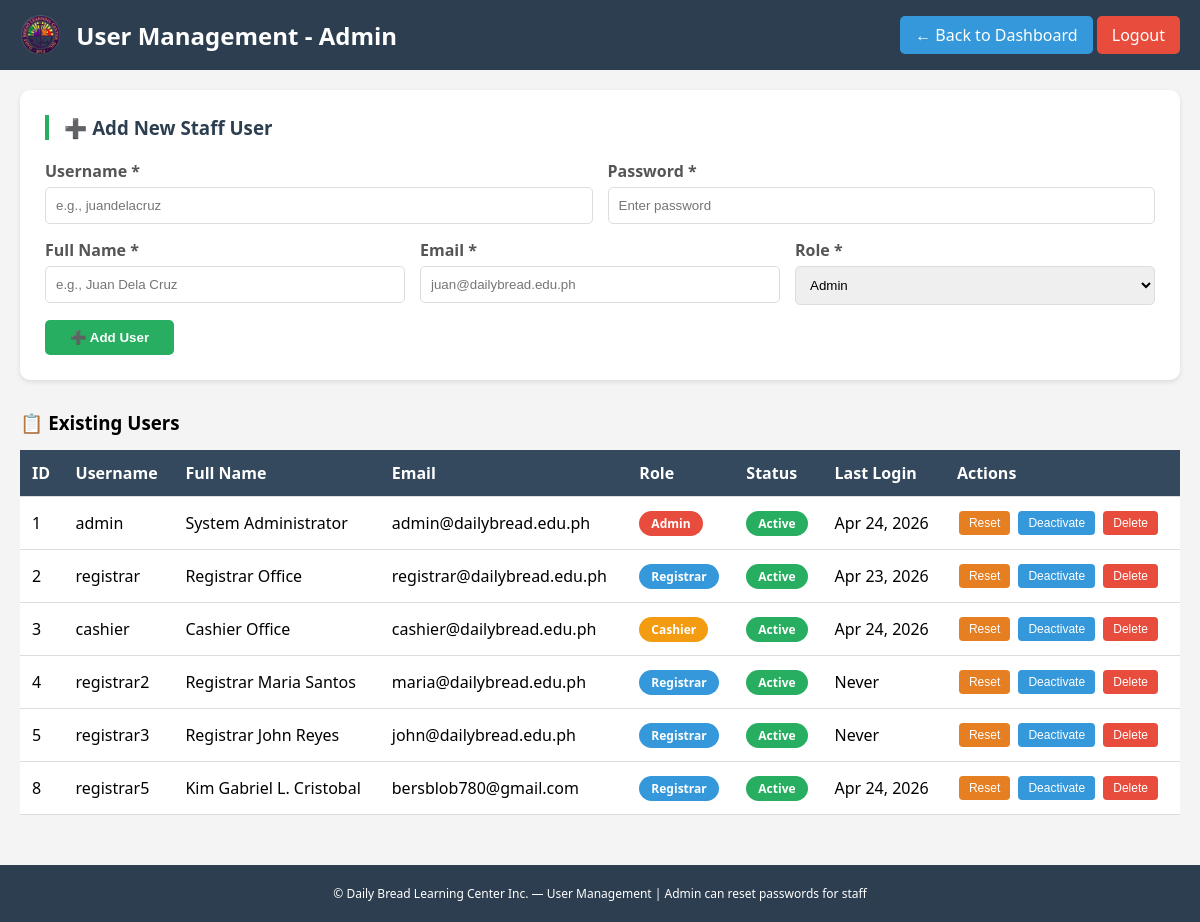
/manage_users.php (signed in), run on an earlier commit of the app's database.
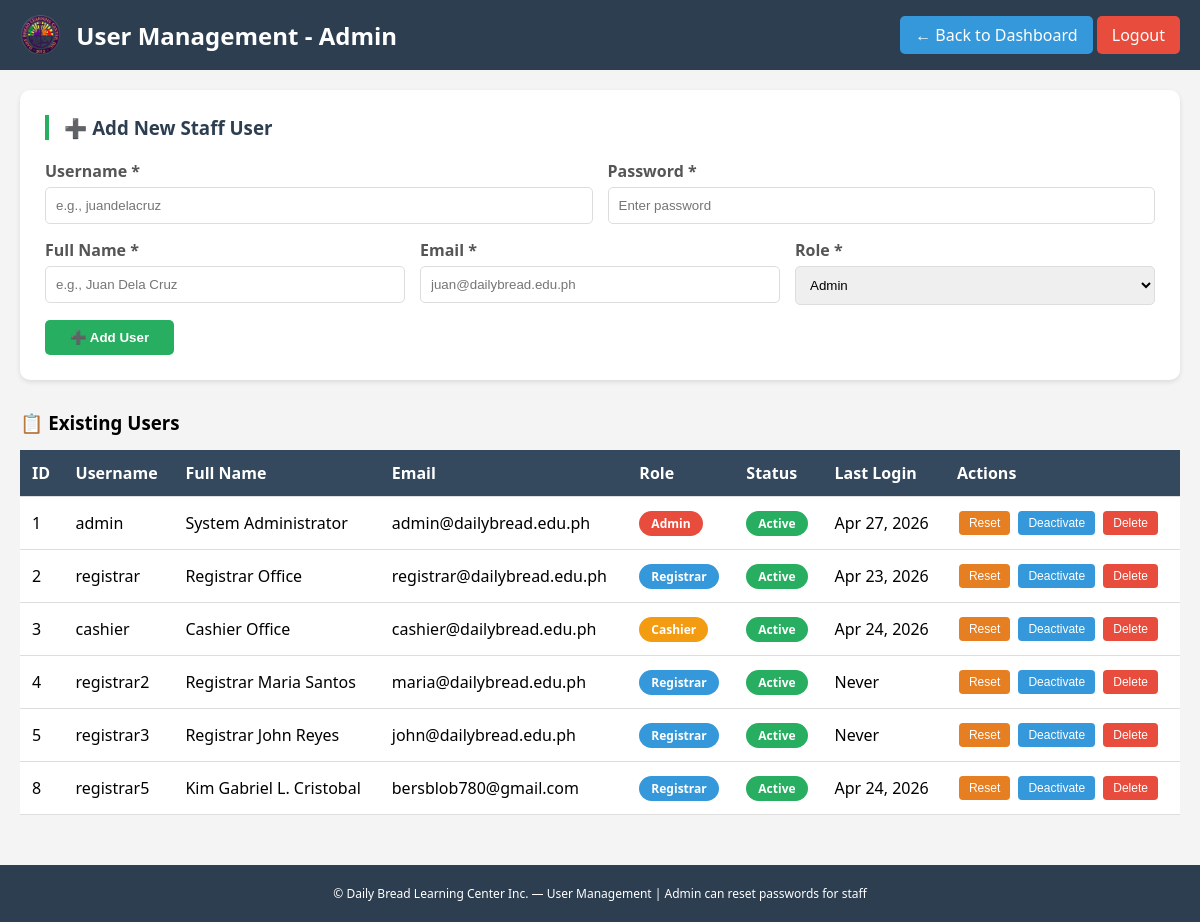
And on a later commit of the database.
### tables this page shows
CREATE TABLE `users` (
  `user_id` int(11) NOT NULL AUTO_INCREMENT,
  `username` varchar(50) NOT NULL,
  `password_hash` varchar(255) NOT NULL,
  `full_name` varchar(100) NOT NULL,
  `email` varchar(100) NOT NULL,
  `role` enum('admin','registrar','cashier','staff') NOT NULL,
  `last_login` datetime DEFAULT NULL,
  `is_active` tinyint(4) DEFAULT 1,
  `created_at` timestamp NOT NULL DEFAULT current_timestamp(),
  `reset_token` varchar(100) DEFAULT NULL,
  `reset_expires` datetime DEFAULT NULL,
  PRIMARY KEY (`user_id`),
  UNIQUE KEY `username` (`username`)
);

### manage_users.php (the view, shortened to what this page needs)
<?php
require_once 'db_connection.php';
$stmt = $pdo->query("SELECT * FROM users ORDER BY user_id ASC");
$users = $stmt->fetchAll(PDO::FETCH_ASSOC);
?>
<!DOCTYPE html>
<html lang="en">
<head>
</head>
<body>
<div class="header">
    <div class="header-left">
        <img src="images/logo.png" alt="Logo">
        <h2>User Management - Admin</h2>
    </div>
    <div>
        <a href="admin_dashboard.php" class="back-btn">← Back to Dashboard</a>
        <a href="logout.php" class="logout-btn">Logout</a>
    </div>
</div>
<div class="container">
    <div class="form-card">
        <h3>➕ Add New Staff User</h3>
        <form method="POST">
            <div class="form-row">
                <div class="form-group">
                    <label>Username *</label>
                    <input type="text" name="username" required placeholder="e.g., juandelacruz">
                </div>
                <div class="form-group">
                    <label>Password *</label>
                    <input type="text" name="password" required placeholder="Enter password">
                </div>
            </div>
            <div class="form-row">
                <div class="form-group">
                    <label>Full Name *</label>
                    <input type="text" name="full_name" required placeholder="e.g., Juan Dela Cruz">
                </div>
                <div class="form-group">
                    <label>Email *</label>
                    <input type="email" name="email" required placeholder="juan@dailybread.edu.ph">
                </div>
                <div class="form-group">
                    <label>Role *</label>
                    <select name="role" required>
                        <option value="admin">Admin</option>
                    </select>
                </div>
            </div>
            <button type="submit" name="add_user" class="btn-primary">➕ Add User</button>
        </form>
    </div>
    <h3 style="margin-bottom: 15px;">📋 Existing Users</h3>
    <div style="overflow-x: auto;">
        <table class="user-table">
            <thead>
                <tr><th>ID</th><th>Username</th><th>Full Name</th><th>Email</th><th>Role</th><th>Status</th><th>Last Login</th><th>Actions</th></tr>
            </thead>
            <tbody>
                <?php foreach($users as $u): ?>
                <tr>
                    <td><?php echo $u['user_id']; ?></td>
                    <td><?php echo htmlspecialchars($u['username']); ?></td>
                    <td><?php echo htmlspecialchars($u['full_name']); ?></td>
                    <td><?php echo htmlspecialchars($u['email']); ?></td>
                    <td><span class="badge badge-<?php echo $u['role']; ?>"><?php echo ucfirst($u['role']); ?></span></td>
                    <td><span class="badge <?php echo $u['is_active'] ? 'badge-active' : 'badge-inactive'; ?>"><?php echo $u['is_active'] ? 'Active' : 'Inactive'; ?></span></td>
                    <td><?php echo $u['last_login'] ? date('M d, Y', strtotime($u['last_login'])) : 'Never'; ?></td>
                    <td>
                        <button class="btn-sm btn-reset" onclick="openResetModal(<?php echo $u['user_id']; ?>, '<?php echo htmlspecialchars($u['username']); ?>')">Reset</button>
                        <form method="POST" style="display: inline-block;">
                            <button type="submit" name="toggle_status" class="btn-sm btn-toggle"><?php echo $u['is_active'] ? 'Deactivate' : 'Activate'; ?></button>
                        </form>
                        <form method="POST" style="display: inline-block;" onsubmit="return confirm('Delete this user?');">
                            <button type="submit" name="delete_user" class="btn-sm btn-delete">Delete</button>
                        </form>
                    </td>
                </tr>
                <?php endforeach; ?>
            </tbody>
        </table>
    </div>
</div>
<div class="footer">
    <p>© Daily Bread Learning Center Inc. — User Management | Admin can reset passwords for staff</p>
</div>
</body>
</html>

What changed in the data, as far as the page shows it:
changed users "admin": last_login "Apr 24, 2026" → "Apr 27, 2026"
